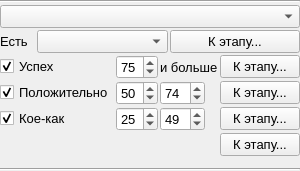
<?xml version="1.0" encoding="UTF-8"?>
<ui version="4.0">
 <class>COutcomeWidget</class>
 <widget class="QWidget" name="COutcomeWidget">
  <property name="geometry">
   <rect>
    <x>0</x>
    <y>0</y>
    <width>299</width>
    <height>171</height>
   </rect>
  </property>
  <property name="minimumSize">
   <size>
    <width>0</width>
    <height>0</height>
   </size>
  </property>
  <property name="font">
   <font>
    <pointsize>10</pointsize>
   </font>
  </property>
  <property name="windowTitle">
   <string>Form</string>
  </property>
  <layout class="QGridLayout" name="gridLayout">
   <property name="leftMargin">
    <number>0</number>
   </property>
   <property name="topMargin">
    <number>0</number>
   </property>
   <property name="rightMargin">
    <number>0</number>
   </property>
   <property name="bottomMargin">
    <number>0</number>
   </property>
   <property name="spacing">
    <number>2</number>
   </property>
   <item row="3" column="0">
    <widget class="QCheckBox" name="ch_success">
     <property name="text">
      <string>Успех</string>
     </property>
     <property name="checked">
      <bool>true</bool>
     </property>
    </widget>
   </item>
   <item row="4" column="0">
    <widget class="QCheckBox" name="ch_positive">
     <property name="text">
      <string>Положительно</string>
     </property>
     <property name="checked">
      <bool>true</bool>
     </property>
    </widget>
   </item>
   <item row="7" column="3">
    <spacer name="verticalSpacer">
     <property name="orientation">
      <enum>Qt::Vertical</enum>
     </property>
     <property name="sizeHint" stdset="0">
      <size>
       <width>20</width>
       <height>0</height>
      </size>
     </property>
    </spacer>
   </item>
   <item row="3" column="2">
    <widget class="QLabel" name="lb_andMore">
     <property name="text">
      <string>и больше</string>
     </property>
    </widget>
   </item>
   <item row="4" column="1">
    <widget class="QSpinBox" name="sp_positiveLow">
     <property name="maximumSize">
      <size>
       <width>45</width>
       <height>16777215</height>
      </size>
     </property>
     <property name="value">
      <number>50</number>
     </property>
    </widget>
   </item>
   <item row="6" column="3">
    <widget class="QPushButton" name="pb_toFailStageOrAuto">
     <property name="text">
      <string>К этапу...</string>
     </property>
    </widget>
   </item>
   <item row="5" column="3">
    <widget class="QPushButton" name="pb_toBarely">
     <property name="text">
      <string>К этапу...</string>
     </property>
    </widget>
   </item>
   <item row="0" column="0" colspan="4">
    <widget class="Line" name="line_2">
     <property name="minimumSize">
      <size>
       <width>0</width>
       <height>0</height>
      </size>
     </property>
     <property name="orientation">
      <enum>Qt::Horizontal</enum>
     </property>
    </widget>
   </item>
   <item row="3" column="1">
    <widget class="QSpinBox" name="sp_successLow">
     <property name="maximumSize">
      <size>
       <width>45</width>
       <height>16777215</height>
      </size>
     </property>
     <property name="value">
      <number>75</number>
     </property>
    </widget>
   </item>
   <item row="5" column="2">
    <widget class="QSpinBox" name="sp_barelyHigh">
     <property name="maximumSize">
      <size>
       <width>45</width>
       <height>16777215</height>
      </size>
     </property>
     <property name="value">
      <number>49</number>
     </property>
    </widget>
   </item>
   <item row="1" column="0" colspan="4">
    <widget class="QComboBox" name="cb_type"/>
   </item>
   <item row="5" column="0">
    <widget class="QCheckBox" name="ch_barely">
     <property name="text">
      <string>Кое-как</string>
     </property>
     <property name="checked">
      <bool>true</bool>
     </property>
    </widget>
   </item>
   <item row="5" column="1">
    <widget class="QSpinBox" name="sp_barelyLow">
     <property name="maximumSize">
      <size>
       <width>45</width>
       <height>16777215</height>
      </size>
     </property>
     <property name="value">
      <number>25</number>
     </property>
    </widget>
   </item>
   <item row="4" column="3">
    <widget class="QPushButton" name="pb_toPositive">
     <property name="text">
      <string>К этапу...</string>
     </property>
    </widget>
   </item>
   <item row="3" column="3">
    <widget class="QPushButton" name="pb_toSuccess">
     <property name="text">
      <string>К этапу...</string>
     </property>
    </widget>
   </item>
   <item row="8" column="0" colspan="4">
    <widget class="Line" name="line">
     <property name="orientation">
      <enum>Qt::Horizontal</enum>
     </property>
    </widget>
   </item>
   <item row="4" column="2">
    <widget class="QSpinBox" name="sp_positiveHigh">
     <property name="maximumSize">
      <size>
       <width>45</width>
       <height>16777215</height>
      </size>
     </property>
     <property name="value">
      <number>74</number>
     </property>
    </widget>
   </item>
   <item row="2" column="0" colspan="4">
    <layout class="QHBoxLayout" name="horizontalLayout">
     <item>
      <widget class="QLabel" name="lb_trait">
       <property name="maximumSize">
        <size>
         <width>35</width>
         <height>16777215</height>
        </size>
       </property>
       <property name="text">
        <string>Есть</string>
       </property>
      </widget>
     </item>
     <item>
      <widget class="QComboBox" name="cb_trait"/>
     </item>
     <item>
      <widget class="QPushButton" name="pb_toTrait">
       <property name="text">
        <string>К этапу...</string>
       </property>
      </widget>
     </item>
    </layout>
   </item>
  </layout>
 </widget>
 <resources/>
 <connections/>
</ui>
